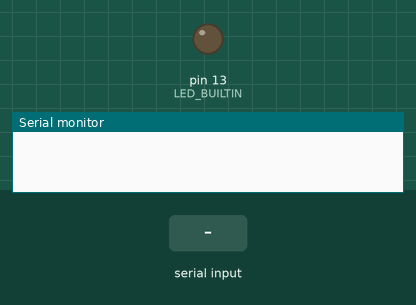
The sketch below on a simulated Arduino Uno, built with avr-gcc and run on an emulated ATmega328P. Shown: output pins drawn as LEDs (lit = HIGH), the last lines printed to the serial monitor. The test bench sets the inputs (shaded band).

Above: at 1.2 s.
1.3 s: "1\n" received over Serial
At 1.7 s:
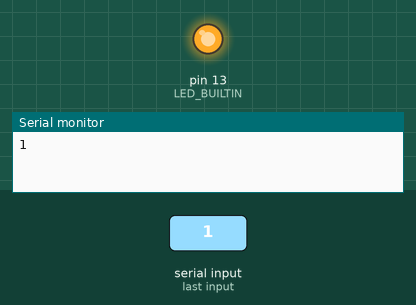
Timing chart, 0 to 4.3 s (numbered marks = the images above; inputs shaded):
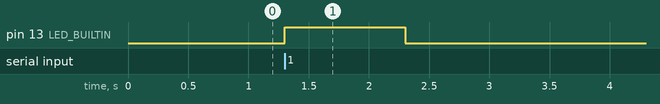

Measured:
- after the input at 1.3 s, pin 13 (LED_BUILTIN): LOW → HIGH at once, → LOW 1.0 s later

The sketch:

switchled_serial_monitor.ino
```cpp
int state=0;
void setup() {
  pinMode(LED_BUILTIN,OUTPUT);
  // put your setup code here, to run once:
Serial.begin(9600);
int state=0;
}

void loop() {
  if (Serial.available()>0){
    state=Serial.parseInt();
    Serial.println(state);
    if (state==1)
    digitalWrite(LED_BUILTIN,HIGH);
    else if (state==0)
    digitalWrite(LED_BUILTIN,LOW);

  }

  // put your main code here, to run repeatedly:

}
```
